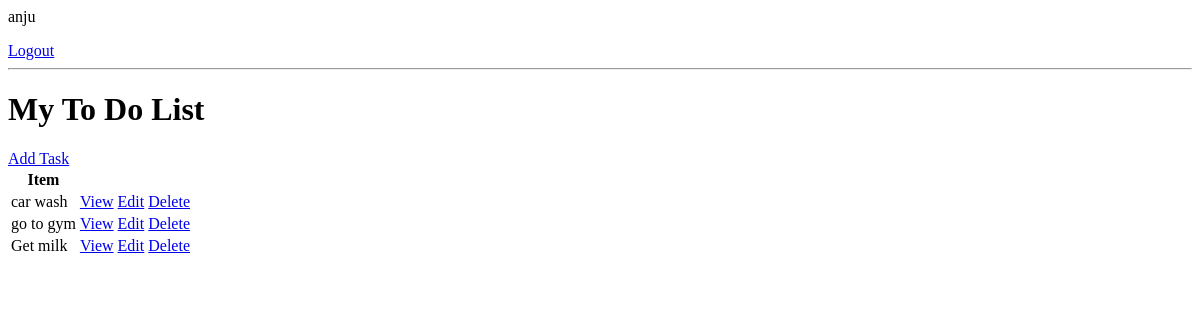
Before: / (signed in) with the older database file.
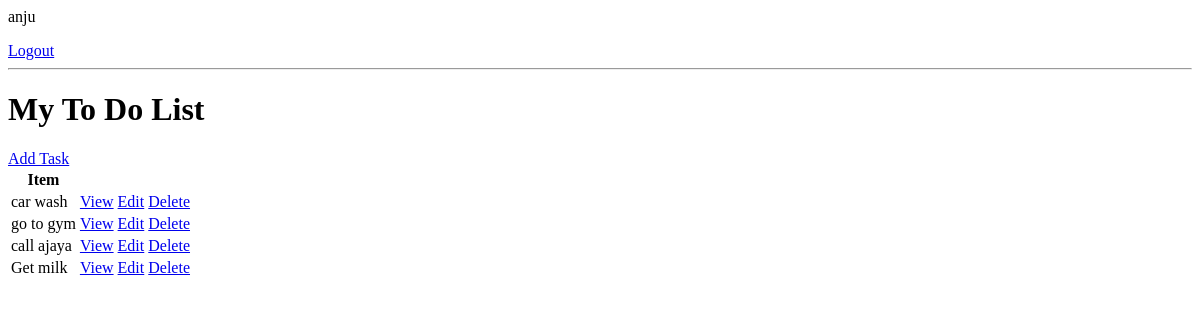
After: the same page with the newer database file.
### base/models.py (models this page shows, shortened)
class Task(models.Model):
    user = models.ForeignKey(User, on_delete=models.CASCADE, null=True, blank=True)
    title = models.CharField(max_length=200)
    description = models.TextField(null=True, blank=True )
    complete = models.BooleanField(default=False)
    create = models.DateTimeField(auto_now_add=True)
    class Meta:
        ordering = ['complete']

### base/views.py (the view)
class TaskList(LoginRequiredMixin,ListView):
    model = Task
    context_object_name = 'tasks'

### base/templates/base/task_list.html
{% if request.user.is_authenticated %}
<p>{{request.user}}</p>
<a href="{% url 'logout' %}">Logout</a>
{% else %}
<a href="{% url 'login' %}">Login</a>
{% endif %}
<hr>
<h1>My To Do List</h1>
<a href="{% url 'task-create' %}">Add Task</a>
<table>
    <tr>
        <th>Item</th>
        <th></th>
        <th></th>
    </tr>
    {% for task in tasks %}
    <tr>
        <td>{{task.title}}</td>
        <td><a href="{% url 'task' task.id %}">View</a></td>
        <td><a href="{% url 'task-update' task.id %}">Edit</a></td>
        <td><a href="{% url 'task-delete' task.id %}">Delete</a></td>
    </tr>
    {% empty %}
    <h3>No items in list</h3>
    {% endfor %}
</table>

Changed rows visible on the page:
added Task: title "call ajaya"
